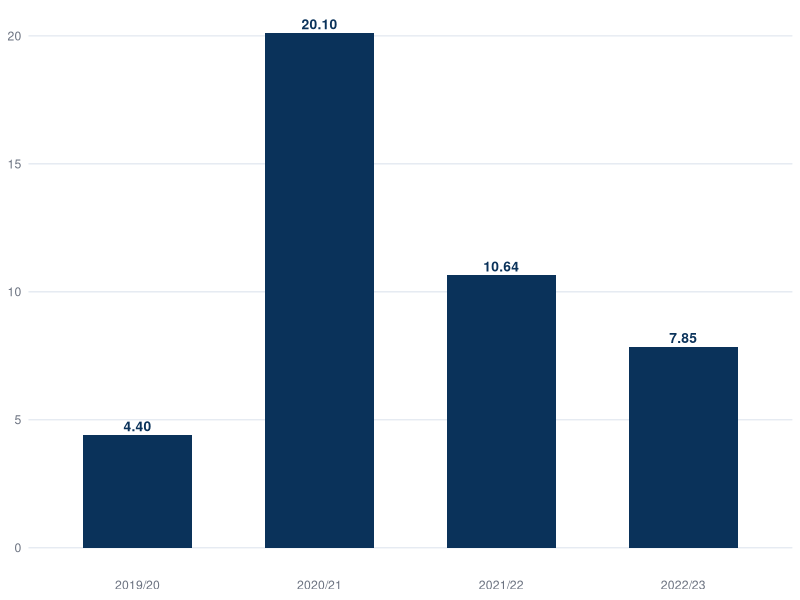

Reproduce this figure in R.
## ---- chunk 1
#| echo: false
#| fig-cap: "Provision multiplier by fiscal year"
library(ggplot2)
df <- data.frame(
  year  = c("2019/20", "2020/21", "2021/22", "2022/23"),
  alpha = c(4.40, 20.10, 10.64, 7.85)
)
ggplot(df, aes(year, alpha)) +
  geom_col(fill = "#0A325A", width = 0.6) +
  geom_text(aes(label = sprintf("%.2f", alpha)), vjust = -0.4,
            colour = "#0A325A", fontface = "bold", size = 3.5) +
  labs(x = NULL, y = NULL) +
  theme_minimal(base_family = "sans") +
  theme(
    panel.grid.major.x = element_blank(),
    panel.grid.minor   = element_blank(),
    panel.grid.major.y = element_line(colour = "#D5DEE9", linewidth = 0.3),
    axis.text          = element_text(colour = "#6B7280")
  )
